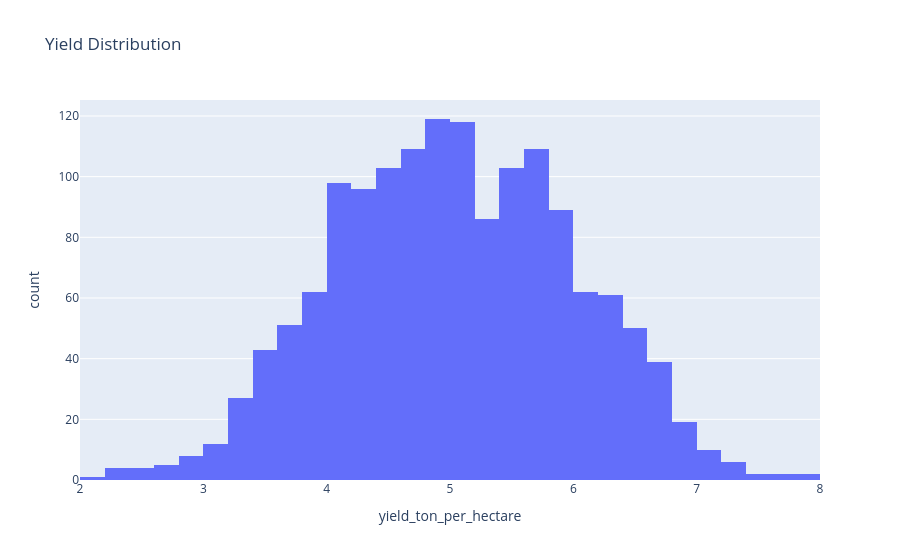

Notebook source saved alongside this figure:
### Code cell
px.histogram(df, x="yield_ton_per_hectare", nbins=30, title="Yield Distribution")

### Figure 1 — Plotly figure (JSON) as saved in the notebook; plotly's stock layout.template omitted (floating-point values rounded to 4 significant figures; data arrays with more than 128 entries replaced by an {"elided": "..."} marker saying what was removed)
{"data": [{"bingroup": "x", "hovertemplate": "yield_ton_per_hectare=%{x}<br>count=%{y}<extra></extra>", "legendgroup": "", "marker": {"color": "#636efa", "pattern": {"shape": ""}}, "name": "", "nbinsx": 30, "orientation": "v", "showlegend": false, "type": "histogram", "x": {"elided": "1500 float values"}, "xaxis": "x", "yaxis": "y"}], "layout": {"barmode": "relative", "legend": {"tracegroupgap": 0}, "title": {"text": "Yield Distribution"}, "xaxis": {"anchor": "y", "domain": [0, 1], "title": {"text": "yield_ton_per_hectare"}}, "yaxis": {"anchor": "x", "domain": [0, 1], "title": {"text": "count"}}}}
